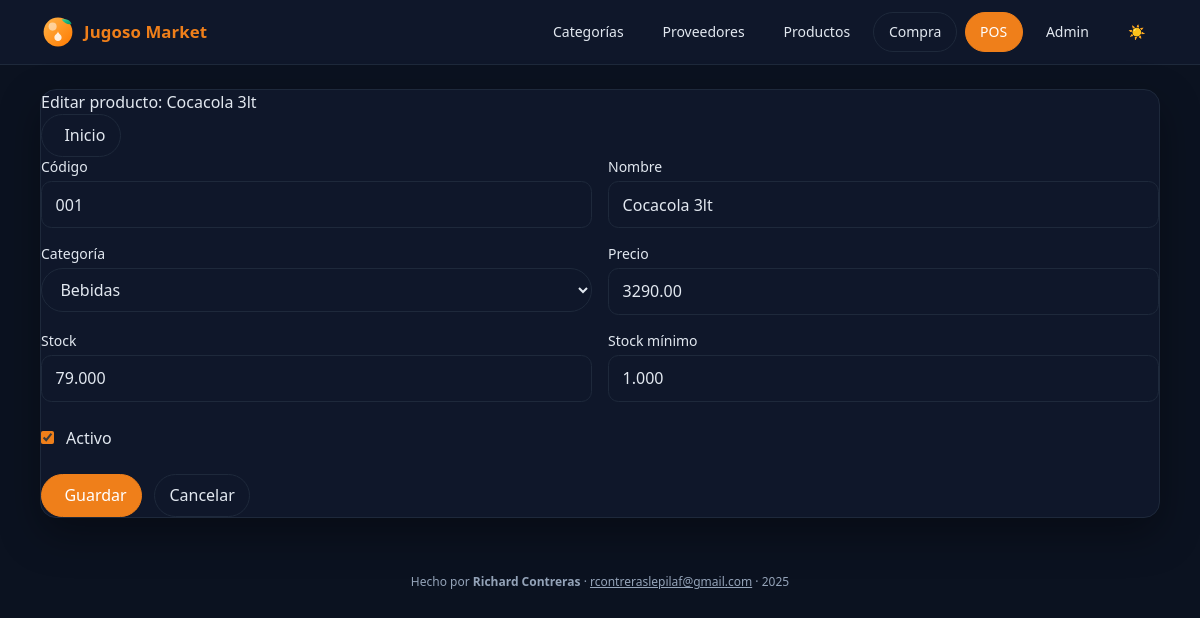
Page /productos/1/editar/ on the committed database.
### inventario/models.py (models this page shows, shortened)
class Producto(models.Model):
    codigo = models.CharField(max_length=30, unique=True)
    nombre = models.CharField(max_length=120)
    categoria = models.ForeignKey(Categoria, on_delete=models.PROTECT, related_name='productos')
    unidad = models.CharField(max_length=20, default='unidad')  # unidad, kg, lt, pack
    precio = models.DecimalField(max_digits=10, decimal_places=2, default=0)  # precio de venta
    stock = models.DecimalField(max_digits=12, decimal_places=3, default=0)
    stock_minimo = models.DecimalField(max_digits=12, decimal_places=3, default=0)
    activo = models.BooleanField(default=True)

### inventario/views.py (the view)
# urls.py: path("productos/<int:pk>/editar/", views.producto_editar, name="producto_editar"),
def producto_editar(request, pk):
    obj = get_object_or_404(Producto, pk=pk)
    form = ProductoForm(request.POST or None, instance=obj)
    if request.method == "POST" and form.is_valid():
        form.save()
        messages.success(request, "Producto actualizado.")
        return redirect("inventario:productos_list")
    return render(request, "inventario/producto_form.html", {"form": form, "titulo": f"Editar producto: {obj.nombre}"})

### inventario/views.py (shortened to what this page needs)
class ProductoForm(forms.ModelForm):
    class Meta:
        model = Producto
        fields = ["codigo", "nombre", "categoria", "precio", "stock", "stock_minimo", "activo"]
        widgets = {
            "codigo": forms.TextInput(attrs={"class": "inp", "placeholder": "Se asignará automáticamente"}),
            "nombre": forms.TextInput(attrs={"class": "inp"}),
            "categoria": forms.Select(attrs={"class": "inp"}),
            "precio": forms.NumberInput(attrs={"class": "inp", "step": "1", "min": "0"}),
            "stock": forms.NumberInput(attrs={"class": "inp", "step": "1", "min": "0"}),
            "stock_minimo": forms.NumberInput(attrs={"class": "inp", "step": "1", "min": "0"}),
            "activo": forms.CheckboxInput(),
        }
    def __init__(self, *args, **kwargs):
        super().__init__(*args, **kwargs)
        creando = not getattr(self.instance, "pk", None)
        if creando:
            if not self.initial.get("codigo"):
                self.initial["codigo"] = _siguiente_codigo()
            self.fields["codigo"].widget.attrs["readonly"] = "readonly"
            self.fields["codigo"].widget.attrs["style"] = "opacity:.85;cursor:not-allowed;"

### inventario/models.py (called while the page is built)
    def __str__(self):
        return self.nombre

### templates/inventario/producto_form.html (shortened to what this page needs)
{% extends "inventario/base.html" %}
{% block content %}
<div class="card">
  <div class="card-h">
    <div class="card-t">
       {{ titulo|default:"Producto" }}
    </div>
    <a href="{% url 'inventario:productos_list' %}" class="btn btn-secondary">
       Inicio
    </a>
  </div>
  <form method="post" novalidate>
    <div class="grid sm:grid-cols-2 gap-4">
      <div>
        <label class="block mb-1 text-sm">Código</label>
        {{ form.codigo }}
      </div>
      <div>
        <label class="block mb-1 text-sm">Nombre</label>
        {{ form.nombre }}
      </div>
      <div>
        <label class="block mb-1 text-sm">Categoría</label>
        {{ form.categoria }}
      </div>
      <div>
        <label class="block mb-1 text-sm">Precio</label>
        {{ form.precio }}
      </div>
      <div>
        <label class="block mb-1 text-sm">Stock</label>
        {{ form.stock }}
      </div>
      <div>
        <label class="block mb-1 text-sm">Stock mínimo</label>
        {{ form.stock_minimo }}
      </div>
      <div class="sm:col-span-2 flex items-center gap-3 mt-2">
        {{ form.activo }} <span>Activo</span>
      </div>
    </div>
    <div class="mt-6 flex gap-3">
      <button type="submit" class="btn btn-primary">
         Guardar
      </button>
      <a href="{% url 'inventario:productos_list' %}" class="btn btn-secondary">
        Cancelar
      </a>
    </div>
  </form>
</div>
{% endblock %}

### templates/inventario/base.html (style rules this page uses)
:root { --brand: #ef7f1a; --brand-600:#ea6a00; --brand-700:#c15700; --bg: #f8fafc; --panel: #ffffff; --panel-border: #e5e7eb; --text: #0f172a; --muted: #64748b; --table-row: #fcfcfd; --ring: rgba(239,127,26,0.25); }
html.dark { --bg: #0b1220; --panel: #0f172a; --panel-border: #1e293b; --text: #e2e8f0; --muted: #94a3b8; --table-row: #0d182b; --ring: rgba(239,127,26,0.35); }
.btn { display:inline-flex; align-items:center; gap:.5rem; padding:.55rem .9rem; border:1px solid var(--panel-border); border-radius:9999px; background:var(--panel); color:var(--text); text-decoration:none; transition:box-shadow .15s, transform .02s, background .15s, border-color .15s; }
.btn-primary { border-color:var(--brand); background:var(--brand); color:#fff; }
.inp { border:1px solid var(--panel-border); border-radius:9999px; padding:.55rem .9rem; outline:none; width:100%; background:var(--panel); color:var(--text); }
.card { background:var(--panel); border:1px solid var(--panel-border); border-radius:1rem; box-shadow:0 8px 24px rgba(17,24,39,.06); }
html.dark .card { box-shadow:0 16px 40px rgba(0,0,0,.35); }
input[type="text"], input[type="number"], input[type="email"], input[type="password"], input[type="tel"], input[type="url"], input[type="search"], select, textarea { width: 100%; background: var(--panel); color: var(--text); border: 1px solid var(--panel-border); border-radius: .65rem; padding: .65rem .85rem; outline: none; }
input::placeholder, textarea::placeholder { color: var(--muted); opacity: 1; }
select { color-scheme: dark; }
option { background: var(--panel); color: var(--text); }
label { color: var(--text); }
input[type="checkbox"], input[type="radio"] { accent-color: var(--brand); }
button, input[type="submit"] { background: var(--brand); color: #fff; border: 1px solid var(--brand); border-radius: .7rem; padding: .6rem 1rem; cursor: pointer; }

### rows in the picture
Producto: codigo "001", nombre "Cocacola 3lt", categoria "Bebidas", precio "3290.00", stock "79.000", stock_minimo "1.000", activo "☑"

### other values in the picture
{{ titulo|default:"Producto" }} "Editar producto: Cocacola 3lt"
